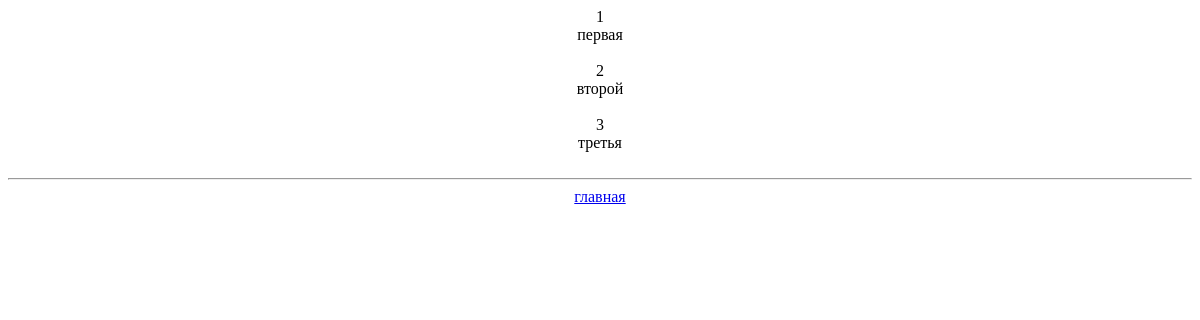
Before: /onesite/all/ with the older database file.
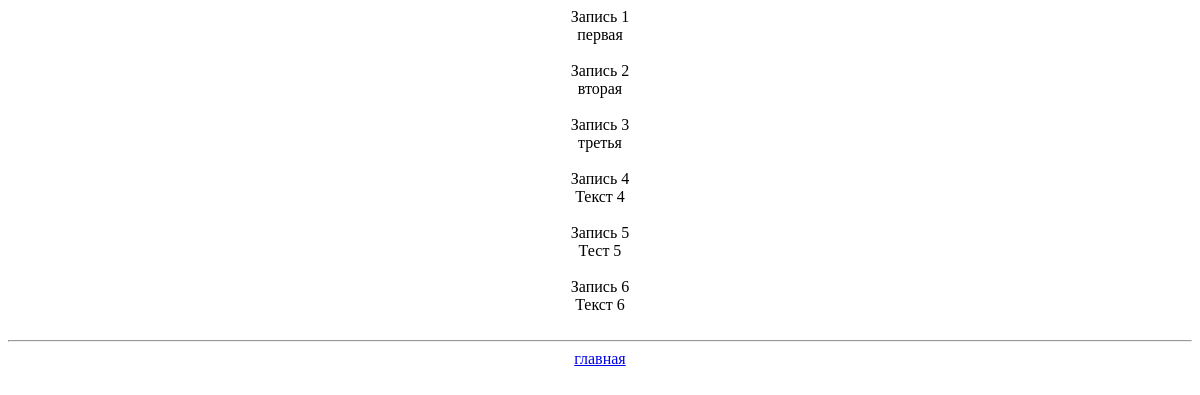
After: the same page with the newer database file.
### onesite/models.py (models this page shows, shortened)
class OneSiteDemo(models.Model):
    class Meta():
        db_table ='db_one_site_demo'
    """
    первая проба пера
    """
    onesitedemo_title = models.CharField(max_length=200, verbose_name='Заголовок')
    onesitedemo_text = models.TextField(verbose_name='Текст', blank=True, null=True)
    onesitedemo_date = models.DateTimeField(verbose_name='Время публикации', auto_now=True)

### onesite/views.py (the view)
def one_site_all(request):
    to_one_site_all = OneSiteDemo.objects.all()
    return render_to_response('onesitedemo_all.html', {"to":to_one_site_all})

### onesite/templates/onesitedemo_all.html (shortened to what this page needs)
{% extends 'base.html' %}
{% block onesite %}
    {% for to in to %}
        {{ to.onesitedemo_title }} </br>
        {{ to.onesitedemo_text }} </br></br>
    {% endfor %}
{% endblock %}

### onesite/templates/base.html (shortened to what this page needs)
<!DOCTYPE html>
<html lang="en">
<head>
</head>
<body>
    <div align="center">
        {% block onesite %} {% endblock %}
        <hr>
        <a href="/">главная</a>
    </div>
</body>
</html>

Changed rows visible on the page:
changed OneSiteDemo "первая": onesitedemo_title "1" → "Запись 1"
changed OneSiteDemo: onesitedemo_title "2" → "Запись 2"; onesitedemo_text "второй" → "вторая"
changed OneSiteDemo "третья": onesitedemo_title "3" → "Запись 3"
added OneSiteDemo: onesitedemo_title "Запись 4", onesitedemo_text "Текст 4"
added OneSiteDemo: onesitedemo_title "Запись 5", onesitedemo_text "Тест 5"
added OneSiteDemo: onesitedemo_title "Запись 6", onesitedemo_text "Текст 6"
